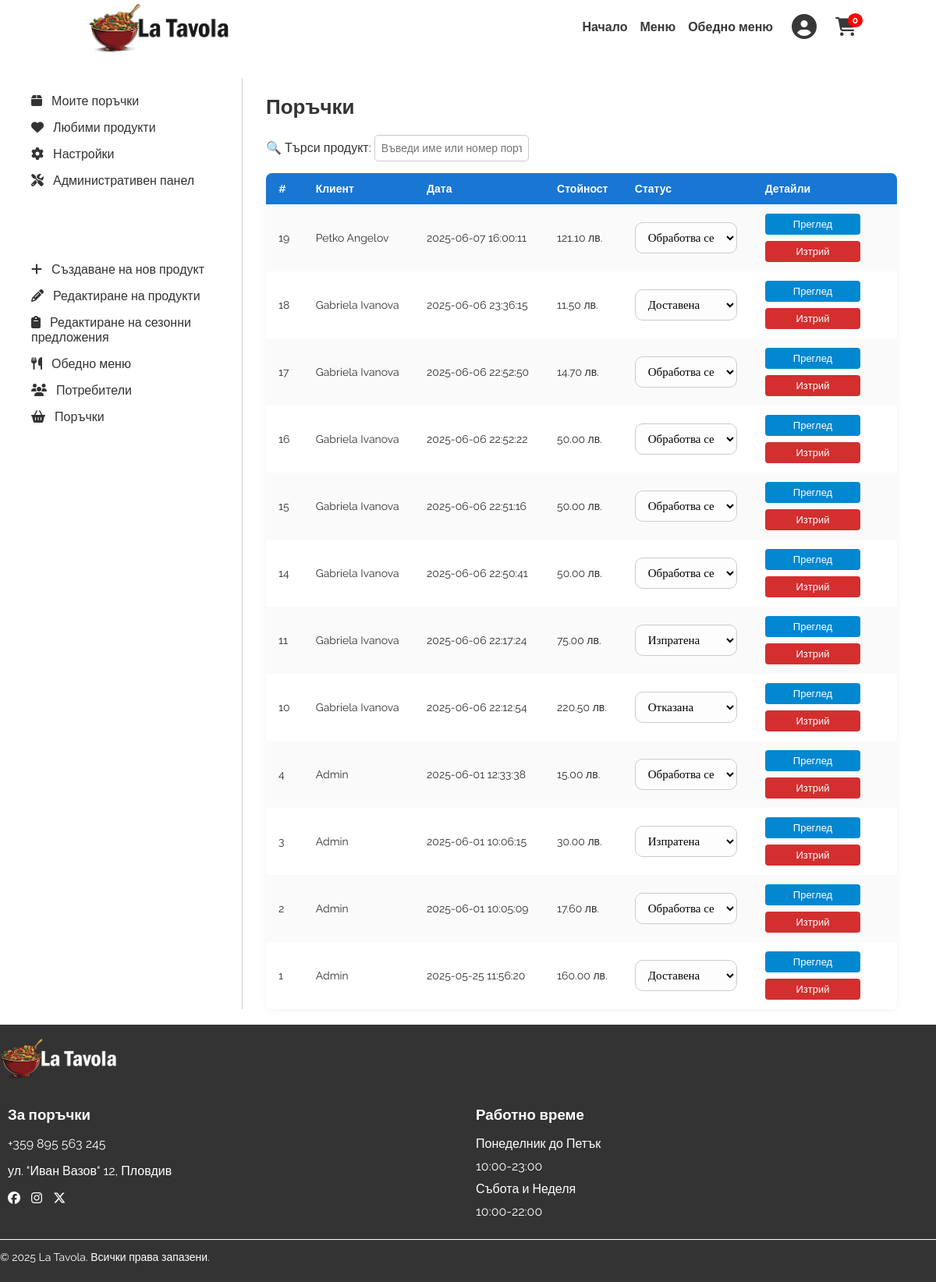
Screenshot of /orders.php (signed in) with the database file from the repository.
### tables this page shows
CREATE TABLE IF NOT EXISTS `orders` (
  `OrderID` int NOT NULL AUTO_INCREMENT,
  `CustomerID` int DEFAULT NULL,
  `OrderDate` datetime DEFAULT CURRENT_TIMESTAMP,
  `TotalAmount` decimal(10,2) DEFAULT NULL,
  `Status` enum('Pending','Shipped','Delivered','Cancelled') DEFAULT 'Pending',
  `DeliveryAddress` text,
  `Phone` varchar(20) DEFAULT NULL,
  `Comment` text,
  PRIMARY KEY (`OrderID`),
  KEY `CustomerID` (`CustomerID`)
);

CREATE TABLE IF NOT EXISTS `users` (
  `UserID` int NOT NULL AUTO_INCREMENT,
  `Email` varchar(50) NOT NULL,
  `Password` varchar(255) NOT NULL,
  `Usertype` varchar(50) DEFAULT NULL,
  `PersonName` varchar(100) DEFAULT NULL,
  PRIMARY KEY (`UserID`),
  UNIQUE KEY `Username` (`Email`)
);

### orders.php (the view, shortened to what this page needs)
<?php
include("header.php");
$statusTranslations = [
    'Pending' => 'Обработва се',
    'Shipped' => 'Изпратена',
    'Delivered' => 'Доставена',
    'Cancelled' => 'Отказана',
];
?>
<?php
if (isset($_SESSION['email']) && $_SESSION['usertype'] == '2') {
    ?>
    <div class="orders-container">
        <?php include("admin_menu.php") ?>
        <main class="update-products">
            <h2>Поръчки</h2>
            <div class="search-bar">
                <label for="orderSearch">🔍 Търси продукт:</label>
                <input type="text" id="orderSearch" class="search-input" placeholder="Въведи име или номер поръчка...">
            </div>
            <table>
                <thead>
                    <tr>
                        <th class="p-3 text-left">#</th>
                        <th class="p-3 text-left">Клиент</th>
                        <th class="p-3 text-left">Дата</th>
                        <th class="p-3 text-left">Стойност</th>
                        <th class="p-3 text-left">Статус</th>
                        <th class="p-3 text-left">Детайли</th>
                    </tr>
                </thead>
                <tbody>
                    <?php
                    $sql = "
    SELECT o.OrderID, o.CustomerID, o.OrderDate, o.TotalAmount, o.Status, u.PersonName
    FROM orders o
    JOIN users u ON o.CustomerID = u.UserID
    ORDER BY o.OrderDate DESC
";
                    $result = $conn->query($sql);
                    if ($result && $result->num_rows > 0):
                        while ($order = $result->fetch_assoc()):
                            ?>
                            <tr class="border-b" data-id="<?= $order['OrderID'] ?>">
                                <td class="p-3 col-id"><?= htmlspecialchars($order['OrderID']) ?></td>
                                <td class="p-3 col-name"><?= htmlspecialchars($order['PersonName']) ?></td>
                                <td class="p-3"><?= htmlspecialchars($order['OrderDate']) ?></td>
                                <td class="p-3"><?= number_format($order['TotalAmount'], 2) ?> лв.</td>
                                <td class="col-status">
                                    <select class="status-select" data-order-id="<?= $order['OrderID'] ?>">
                                        <?php foreach ($statusTranslations as $eng => $bg): ?>
                                            <option value="<?= $eng ?>" <?= $order['Status'] == $eng ? 'selected' : '' ?>>
                                                <?= $bg ?>
                                            </option>
                                        <?php endforeach; ?>
                                    </select>
                                </td>
                                <td class="p-3">
                                    <button onclick="showOrderDetails(<?= $order['OrderID'] ?>)">Преглед</button>
                                    <button onclick="deleteOrder(<?= $order['OrderID'] ?>)"
                                        class="ml-2 text-red-600">Изтрий</button>
                                </td>
                            </tr>
                            <?php
                        endwhile;
                    else:
                        ?>
                        <tr>
                            <td colspan="6" class="p-4 text-center text-gray-500">Няма поръчки.</td>
                        </tr>
                    <?php endif; ?>
                </tbody>
            </table>
            <?php
} else {
    echo "<p class='no-permission-text'>Нямате права за тази страница!</p";
}
?>
    </main>
</div>
<?php
include("footer.php");
?>

### header.php (shortened to what this page needs)
<!DOCTYPE html>
<html lang="en">
<head>
    <link rel="stylesheet" href="style.css">
    <link href="https://cdn.jsdelivr.net/npm/select2@4.1.0-rc.0/dist/css/select2.min.css" rel="stylesheet" />
    <link href="https://cdnjs.cloudflare.com/ajax/libs/font-awesome/6.5.0/css/all.min.css" rel="stylesheet">
    <link rel="stylesheet" href="https://cdn.jsdelivr.net/npm/swiper@10/swiper-bundle.min.css" />
</head>
<?php
$current_page = basename($_SERVER['PHP_SELF'], '.php');
?>
<body class="page-<?php echo $current_page; ?>">
    <div class="page-wrapper">
        <header id="page-header">
            <div class="top-navigation">
                <a href="index.php">
                    <img src="Sources/Logo1.png" alt="Logo" width="180vw" id="index_logo">
                </a>
            </div>
            <nav class="main-nav">
                <ul>
                    <li>
                        <a href="index.php">Начало</a>
                    </li>
                    <li>
                        <a href="menu_page">Меню</a>
                    </li>
                    <li>
                        <a href="lunch_menu.php">Обедно меню</a>
                    </li>
                </ul>
            </nav>
            <div class="form_user">
                <div class="account-wrapper">
                    <i class="fa-solid fa-circle-user fa-2xl" onclick="toggleAccountMenu()"></i>
                </div>
                <div class="header-icon cart-wrapper" style="position: relative;">
                    <a href="cart.php">
                        <i class="fa-solid fa-cart-shopping fa-xl"></i>
                        <span class="cart-count" id="cart-count">0</span>
                    </a>
                </div>
            </div>
        </header>

### admin_menu.php
<aside class="orders-sidebar">
  <div>
    <a href="my_orders.php"><i class="fas fa-box"></i> Моите поръчки</a>
    <a href="favorites.php"><i class="fas fa-heart"></i> Любими продукти</a>
    <a href="settings.php"><i class="fas fa-cog"></i> Настройки</a>
    <?php if ($_SESSION["usertype"] == '2'): ?>
      <a href="admin_panel.php">
        <i class="fas fa-tools"></i>
        <span>Административен панел</span>
      </a>
    <?php endif; ?>
  </div>
  <div class="admin-aside">
    <a href="add_product.php">
      <i class="fa-solid fa-plus"></i>
      Създаване на нов продукт
    </a>
    <a href="update_products.php">
      <i class="fa-solid fa-pencil"></i>
      Редактиране на продукти
    </a>
    <a href="seasonal_products.php">
      <i class="fa-solid fa-clipboard"></i>
      Редактиране на сезонни предложения
    </a>
    <a href="lunch-menu-admin.php">
      <i class="fa-solid fa-utensils"></i>
      Обедно меню
    </a>
    <a href="users.php">
      <i class="fa-solid fa-users"></i>
      Потребители
    </a>
    <a href="orders.php">
      <i class="fa-solid fa-basket-shopping"></i>
      Поръчки
    </a>
  </div>
</aside>

### footer.php (shortened to what this page needs)
</div>
<footer class="site-footer">
  <div class="footer-logo">
    <img src="Sources/Logo1.png" alt="Logo" width="150vw">
  </div>
  <div class="footer-container">
    <div class="footer-column">
      <h3>За поръчки</h3>
      <p>+359 895 563 245</p>
      <p>ул. "Иван Вазов" 12, Пловдив</p>
      <ul>
        <li class="social-links">
          <a href="#"><i class="fa-brands fa-facebook"></i></a>
          <a href="#"><i class="fa-brands fa-instagram"></i></a>
          <a href="#"><i class="fa-brands fa-x-twitter"></i></a>
        </li>
      </ul>
    </div>
    <div class="footer-column">
      <h3>Работно време</h3>
      <ul>
        <li>Понеделник до Петък</li>
        <li>10:00-23:00</li>
        <li>Събота и Неделя</li>
        <li>10:00-22:00</li>
      </ul>
    </div>
  </div>
  <div class="footer-bottom">
    <p>&copy; <?php echo date("Y"); ?> La Tavola. Всички права запазени.</p>
  </div>
</footer>
</body>
</html>

### style.css (style rules this page uses)
html, body { height: 100%; }
body { background-size: cover; background-repeat: repeat; font-family: "Roboto"; margin: 0; }
body:not(.page-index) { margin-top: 10vh; }
* { font-family: "Raleway", sans-serif; }
.page-wrapper { min-height: calc(100vh - 10vh); }
.top-navigation { display: flex; align-items: center; }
#index_logo { padding: 1vh 0 0 5vw; }
.account-wrapper { position: relative; display: inline-block; cursor: pointer; }
.account-wrapper i:not(.page-index) { color: rgb(56, 56, 56); }
.main-nav { margin-left: auto; margin-right: 0; }
.main-nav ul { list-style: none; margin: 0; padding: 0; }
.main-nav ul li { display: inline; padding-left: 1vw; }
.main-nav ul li a:not(.page-index) { color: rgb(56, 56, 56); text-decoration: none; font-weight: 600; }
header { position: fixed; top: 0; left: 0; width: 100%; height: 60px; backdrop-filter: blur(10px); -webkit-backdrop-filter: blur(10px); z-index: 1000; display: flex; align-items: center; justify-content: space-between; padding: 0.5vh 4.5vw; }
.header-icon { margin: 0 13vw 0 2vw; display: flex; justify-content: center; align-items: center; }
.header-icon i:not(.page-index) { color: rgb(56, 56, 56); text-align: center; }
.form_user { display: flex; margin-left: 2vw; }
.orders-container { display: flex; padding: 20px; }
.orders-sidebar { width: 250px; background-color: #fff; border-right: 1px solid #ccc; padding: 20px; }
.orders-sidebar a { display: block; margin-bottom: 15px; color: #333; text-decoration: none; font-size: 16px; }
.orders-sidebar a i { margin-right: 8px; }
.admin-aside { padding-top: 10vh; }
.search-bar { margin-bottom: 15px; }
.add-product-form input, textarea, select { padding: 10px 12px; border: 1px solid #ccc; border-radius: 10px; font-size: 15px; background-color: #fdfdfd; font-family: "Calibri"; }
.update-products { flex: 1; padding: 0 30px; }
.update-products { max-width: 1000px; font-family: 'Segoe UI', sans-serif; color: #333; }
.update-products h2 { margin-bottom: 20px; font-size: 26px; }
.update-products table { width: 100%; border-collapse: collapse; background: white; box-shadow: 0 2px 8px rgba(0, 0, 0, 0.05); border-radius: 8px; overflow: hidden; }
.update-products th, .update-products td { border: none; padding: 12px 16px; text-align: left; font-size: 14px; }
td.p-3>button:first-child { margin-bottom: 1vh; }
.update-products thead { background-color: #1976d2; }
.update-products thead th { color: #fff; font-weight: 600; }
.update-products tbody tr:nth-child(odd) { background-color: #fafafa; }
.update-products tbody tr:nth-child(even) { background-color: #fff; }
.update-products td button { padding: 6px 10px; margin-right: 6px; border: none; border-radius: 4px; font-size: 13px; cursor: pointer; }
.update-products td button:first-child { background-color: #0288d1; color: white; width: 80%; }
.update-products td button:last-child { background-color: #d32f2f; color: white; width: 80%; }
.site-footer { background-color: #222; color: #fff; font-family: 'Helvetica Neue', sans-serif; bottom: 0; padding-top: vh; left: 0; width: 100%; background-color: #333; color: #fff; }
.footer-logo { max-width: 1200px; margin: 0 auto; padding-top: 2vh; }
.footer-container { display: flex; flex-wrap: wrap; justify-content: space-between; max-width: 1200px; margin: 0 auto; }
.footer-column { flex: 1 1 220px; margin: 10px; }
.footer-column h3 { margin-bottom: 15px; color: white; font-weight: bold; }
.footer-column ul { list-style: none; padding: 0; }
.footer-column ul li { margin-bottom: 10px; color: white; }
.footer-column ul li a { color: white; text-decoration: none; transition: color 0.3s; }
.social-links a { width: 24px; margin-right: 10px; filter: brightness(0) invert(1); transition: transform 0.3s; }
.footer-bottom { border-top: 1px solid white; font-size: 14px; color: white; max-width: 1200px; margin: 0 auto; }
.footer-bottom p { padding-bottom: 3vh; }
button.edit-save, input, select, textarea { pointer-events: auto; }
.cart-count { position: absolute; top: -8px; right: -8px; background-color: red; color: white; font-size: 0.75rem; padding: 2px 6px; border-radius: 50%; font-weight: bold; z-index: 10; }
.search-input { padding: 8px; font-size: 14px; border: 1px solid #ccc; border-radius: 5px; width: 15vw; }

### rows the page displays
orders: OrderID "19", users.PersonName "Petko Angelov", OrderDate "2025-06-07 16:00:11", TotalAmount "121.10", Status+OrderID "Обработва се"
orders: OrderID "18", users.PersonName "Gabriela Ivanova", OrderDate "2025-06-06 23:36:15", TotalAmount "11.50", Status+OrderID "Доставена"
orders: OrderID "17", users.PersonName "Gabriela Ivanova", OrderDate "2025-06-06 22:52:50", TotalAmount "14.70", Status+OrderID "Обработва се"
orders: OrderID "16", users.PersonName "Gabriela Ivanova", OrderDate "2025-06-06 22:52:22", TotalAmount "50.00", Status+OrderID "Обработва се"
orders: OrderID "15", users.PersonName "Gabriela Ivanova", OrderDate "2025-06-06 22:51:16", TotalAmount "50.00", Status+OrderID "Обработва се"
orders: OrderID "14", users.PersonName "Gabriela Ivanova", OrderDate "2025-06-06 22:50:41", TotalAmount "50.00", Status+OrderID "Обработва се"
orders: OrderID "11", users.PersonName "Gabriela Ivanova", OrderDate "2025-06-06 22:17:24", TotalAmount "75.00", Status+OrderID "Изпратена"
orders: OrderID "10", users.PersonName "Gabriela Ivanova", OrderDate "2025-06-06 22:12:54", TotalAmount "220.50", Status+OrderID "Отказана"
orders: OrderID "4", users.PersonName "Admin", OrderDate "2025-06-01 12:33:38", TotalAmount "15.00", Status+OrderID "Обработва се"
orders: OrderID "3", users.PersonName "Admin", OrderDate "2025-06-01 10:06:15", TotalAmount "30.00", Status+OrderID "Изпратена"
orders: OrderID "2", users.PersonName "Admin", OrderDate "2025-06-01 10:05:09", TotalAmount "17.60", Status+OrderID "Обработва се"
orders: OrderID "1", users.PersonName "Admin", OrderDate "2025-05-25 11:56:20", TotalAmount "160.00", Status+OrderID "Доставена"
